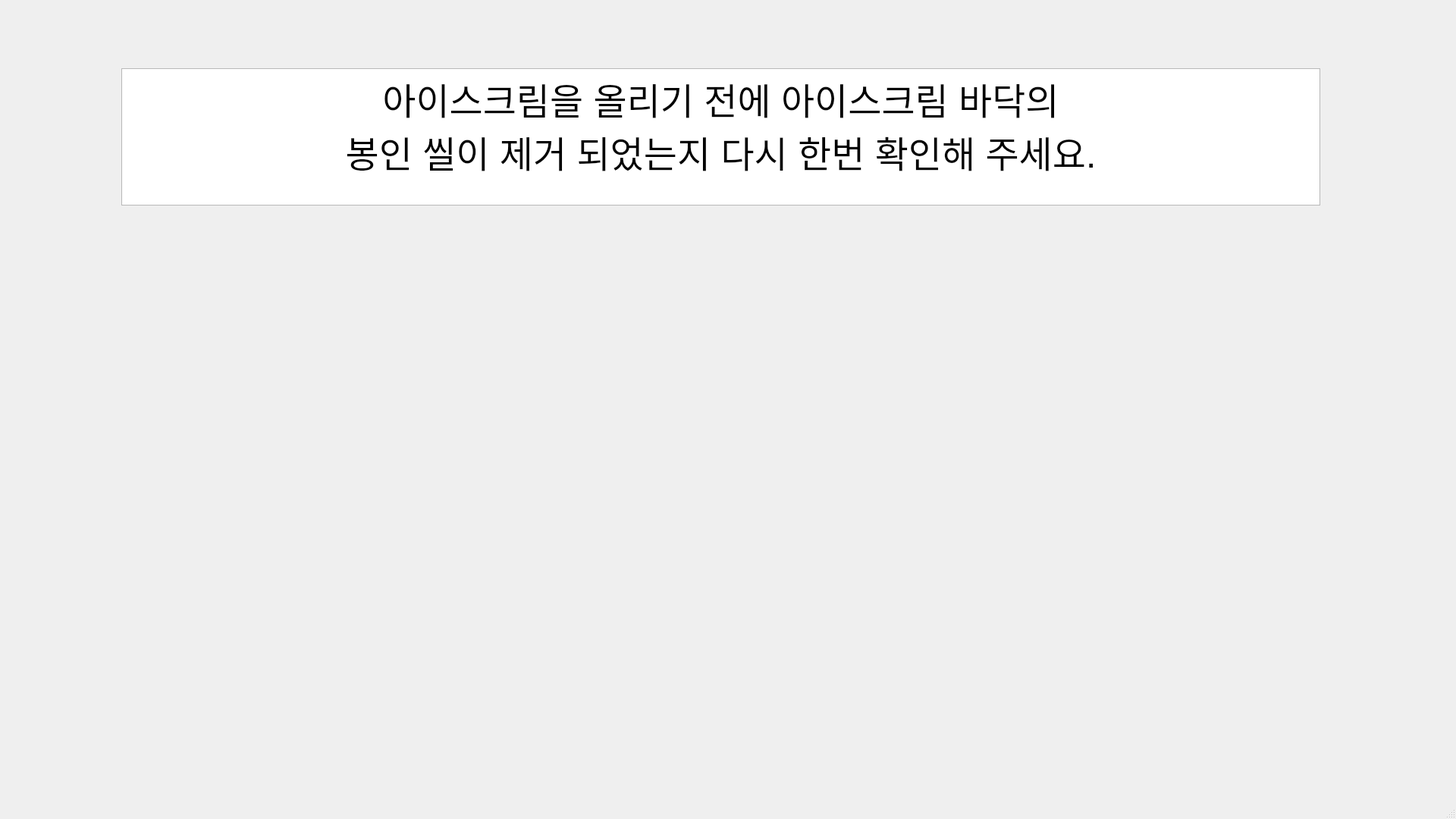
<?xml version="1.0" encoding="UTF-8"?>
<ui version="4.0">
 <class>MainWindow</class>
 <widget class="QMainWindow" name="MainWindow">
  <property name="geometry">
   <rect>
    <x>0</x>
    <y>0</y>
    <width>1920</width>
    <height>1080</height>
   </rect>
  </property>
  <property name="windowTitle">
   <string>MainWindow</string>
  </property>
  <widget class="QWidget" name="centralwidget">
   <widget class="QTextBrowser" name="textBrowser">
    <property name="geometry">
     <rect>
      <x>160</x>
      <y>90</y>
      <width>1581</width>
      <height>181</height>
     </rect>
    </property>
    <property name="html">
     <string>&lt;!DOCTYPE HTML PUBLIC &quot;-//W3C//DTD HTML 4.0//EN&quot; &quot;http://www.w3.org/TR/REC-html40/strict.dtd&quot;&gt;
&lt;html&gt;&lt;head&gt;&lt;meta name=&quot;qrichtext&quot; content=&quot;1&quot; /&gt;&lt;style type=&quot;text/css&quot;&gt;
p, li { white-space: pre-wrap; }
&lt;/style&gt;&lt;/head&gt;&lt;body style=&quot; font-family:'Ubuntu'; font-size:11pt; font-weight:400; font-style:normal;&quot;&gt;
&lt;p align=&quot;center&quot; style=&quot; margin-top:0px; margin-bottom:0px; margin-left:0px; margin-right:0px; -qt-block-indent:0; text-indent:0px;&quot;&gt;&lt;span style=&quot; font-size:36pt;&quot;&gt;아이스크림을 올리기 전에 아이스크림 바닥의 &lt;br /&gt;봉인 씰이 제거 되었는지 다시 한번 확인해 주세요.&lt;/span&gt;&lt;/p&gt;&lt;/body&gt;&lt;/html&gt;</string>
    </property>
   </widget>
   <widget class="QLabel" name="last_pic">
    <property name="geometry">
     <rect>
      <x>140</x>
      <y>300</y>
      <width>1620</width>
      <height>690</height>
     </rect>
    </property>
    <property name="text">
     <string/>
    </property>
   </widget>
  </widget>
  <widget class="QMenuBar" name="menubar">
   <property name="geometry">
    <rect>
     <x>0</x>
     <y>0</y>
     <width>1920</width>
     <height>28</height>
    </rect>
   </property>
  </widget>
  <widget class="QStatusBar" name="statusbar"/>
 </widget>
 <resources/>
 <connections/>
</ui>
